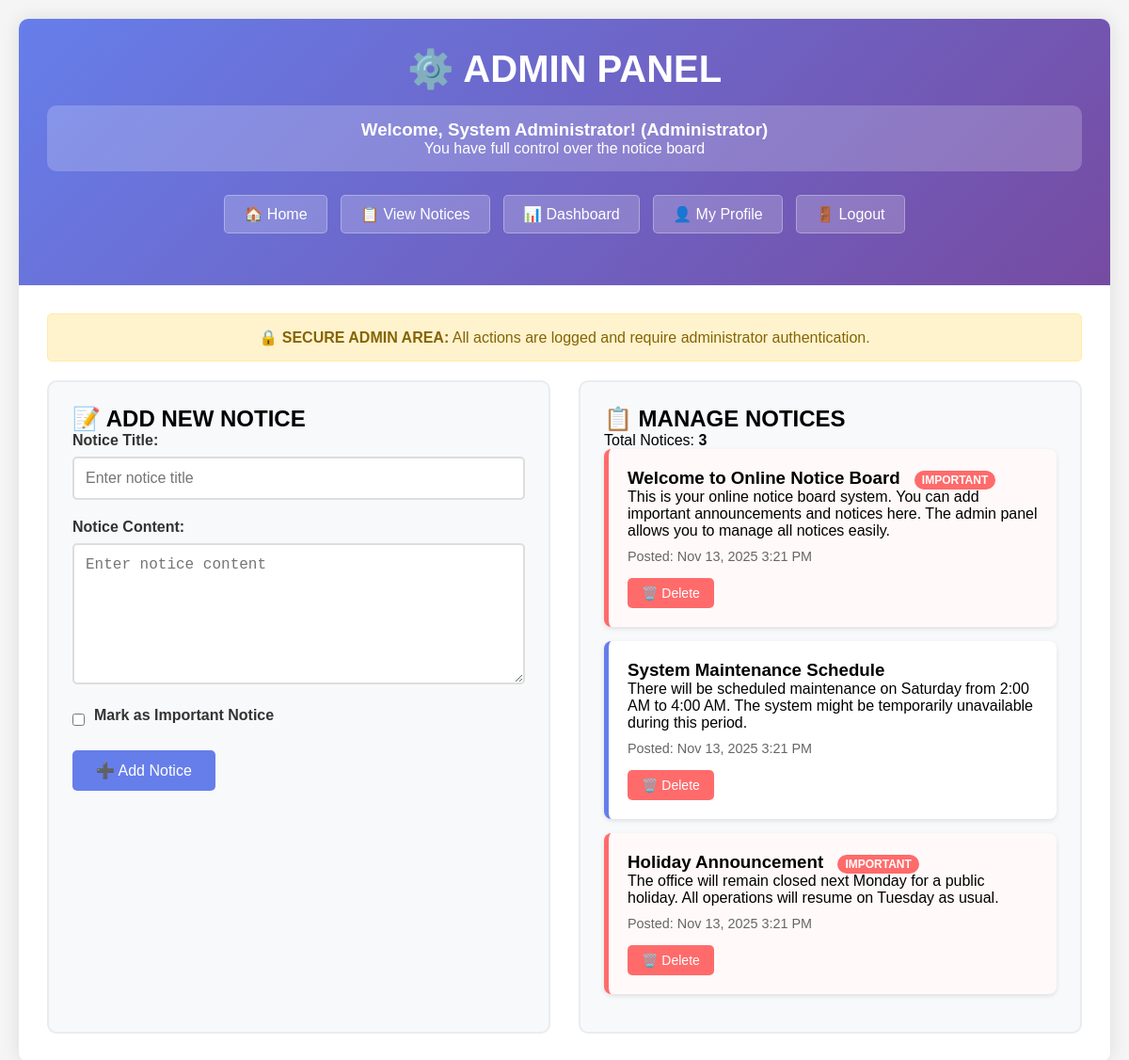
/simple_admin.php (signed in), run on the app's committed database.
### tables this page shows
CREATE TABLE notices (
    id INT AUTO_INCREMENT PRIMARY KEY,
    title VARCHAR(255) NOT NULL,
    content TEXT NOT NULL,
    created_at TIMESTAMP DEFAULT CURRENT_TIMESTAMP,
    is_important BOOLEAN DEFAULT FALSE
);

### simple_admin.php (the view, shortened to what this page needs)
<?php
include 'config.php';
$notices_result = $conn->query("SELECT * FROM notices ORDER BY created_at DESC");
?>
<!DOCTYPE html>
<html lang="en">
<head>
</head>
<body>
    <div class="container">
        <header>
            <h1>⚙️ ADMIN PANEL</h1>
            <div class="admin-info">
                <h3>Welcome, <?php echo $_SESSION['full_name']; ?>! (Administrator)</h3>
                <p>You have full control over the notice board</p>
            </div>
            <div class="nav-buttons">
                <a href="index.php">🏠 Home</a>
                <a href="view_notices.php">📋 View Notices</a>
                <a href="dashboard.php">📊 Dashboard</a>
                <a href="profile.php">👤 My Profile</a>
                <a href="logout.php">🚪 Logout</a>
            </div>
        </header>
        <div class="content">
            <div class="security-notice">
                <strong>🔒 SECURE ADMIN AREA:</strong> All actions are logged and require administrator authentication.
            </div>
            <div class="admin-panel">
                <div class="form-section">
                    <h2>📝 ADD NEW NOTICE</h2>
                    <form method="POST">
                        <div class="form-group">
                            <label for="title">Notice Title:</label>
                            <input type="text" id="title" name="title" placeholder="Enter notice title" required>
                        </div>
                        <div class="form-group">
                            <label for="content">Notice Content:</label>
                            <textarea id="content" name="content" placeholder="Enter notice content" required></textarea>
                        </div>
                        <div class="form-group">
                            <div class="checkbox">
                                <input type="checkbox" id="is_important" name="is_important" value="1">
                                <label for="is_important">Mark as Important Notice</label>
                            </div>
                        </div>
                        <button type="submit" name="add_notice" class="btn">➕ Add Notice</button>
                    </form>
                </div>
                <div class="notices-section">
                    <h2>📋 MANAGE NOTICES</h2>
                    <p>Total Notices: <strong><?php echo $notices_result->num_rows; ?></strong></p>
                    <?php if ($notices_result->num_rows > 0): ?>
                        <?php while($notice = $notices_result->fetch_assoc()): ?>
                            <div class="notice-item <?php echo $notice['is_important'] ? 'important' : ''; ?>">
                                <h3><?php echo htmlspecialchars($notice['title']); ?>
                                    <?php if ($notice['is_important']): ?>
                                        <span class="important-badge">IMPORTANT</span>
                                    <?php endif; ?>
                                </h3>
                                <p><?php echo nl2br(htmlspecialchars($notice['content'])); ?></p>
                                <div style="color: #666; font-size: 0.9em; margin-top: 10px;">
                                    Posted: <?php echo date('M j, Y g:i A', strtotime($notice['created_at'])); ?>
                                </div>
                                <div class="notice-actions">
                                    <a href="?delete=<?php echo $notice['id']; ?>" class="delete-btn"
                                       onclick="return confirm('Are you sure you want to delete this notice?')">
                                       🗑️ Delete
                                    </a>
                                </div>
                            </div>
                        <?php endwhile; ?>
                    <?php else: ?>
                        <p>No notices found. Add your first notice using the form!</p>
                    <?php endif; ?>
                </div>
            </div>
        </div>
    </div>
</body>
</html>

### simple_admin.php (style rules this page uses)
* { margin: 0; padding: 0; box-sizing: border-box; }
body { font-family: Arial, sans-serif; background: #f5f5f5; padding: 20px; }
.container { max-width: 1200px; margin: 0 auto; background: white; border-radius: 10px; box-shadow: 0 0 20px rgba(0,0,0,0.1); overflow: hidden; }
header { background: linear-gradient(135deg, #667eea, #764ba2); color: white; padding: 30px; text-align: center; }
header h1 { font-size: 2.5em; margin-bottom: 10px; }
.admin-info { background: rgba(255,255,255,0.2); padding: 15px; border-radius: 10px; margin: 15px 0; }
.nav-buttons { margin: 20px 0; }
.nav-buttons a { display: inline-block; padding: 10px 20px; margin: 5px; background: rgba(255,255,255,0.2); color: white; text-decoration: none; border-radius: 5px; border: 1px solid rgba(255,255,255,0.3); }
.content { padding: 30px; }
.admin-panel { display: grid; grid-template-columns: 1fr 1fr; gap: 30px; }
.form-section, .notices-section { background: #f8f9fa; padding: 25px; border-radius: 10px; border: 2px solid #e9ecef; }
.form-group { margin-bottom: 20px; }
label { display: block; margin-bottom: 8px; font-weight: bold; color: #333; }
input[type="text"], textarea { width: 100%; padding: 12px; border: 2px solid #ddd; border-radius: 5px; font-size: 16px; }
textarea { height: 150px; resize: vertical; }
.checkbox { display: flex; align-items: center; gap: 10px; }
.btn { background: #667eea; color: white; padding: 12px 25px; border: none; border-radius: 5px; cursor: pointer; font-size: 16px; }
.notice-item { background: white; padding: 20px; margin-bottom: 15px; border-radius: 8px; border-left: 5px solid #667eea; box-shadow: 0 2px 5px rgba(0,0,0,0.1); }
.notice-item.important { border-left-color: #ff6b6b; background: #fff9f9; }
.notice-actions { margin-top: 15px; display: flex; gap: 10px; }
.delete-btn { background: #ff6b6b; color: white; padding: 8px 15px; text-decoration: none; border-radius: 5px; font-size: 14px; }
.important-badge { background: #ff6b6b; color: white; padding: 3px 8px; border-radius: 12px; font-size: 12px; margin-left: 10px; }
.security-notice { background: #fff3cd; border: 1px solid #ffeaa7; color: #856404; padding: 15px; border-radius: 5px; margin-bottom: 20px; text-align: center; }

### data on the page
notices: title "Welcome to Online Notice Board", is_important "IMPORTANT", content "This is your online notice board system. You can add important announcements and notices here. The admin panel allows you to manage all notices easily.", created_at "Nov 13, 2025 3:21 PM"
notices: title "System Maintenance Schedule", content "There will be scheduled maintenance on Saturday from 2:00 AM to 4:00 AM. The system might be temporarily unavailable during this period.", created_at "Nov 13, 2025 3:21 PM"
notices: title "Holiday Announcement", is_important "IMPORTANT", content "The office will remain closed next Monday for a public holiday. All operations will resume on Tuesday as usual.", created_at "Nov 13, 2025 3:21 PM"

### other printed values
$_SESSION['full_name'] "System Administrator"
$notices_result->num_rows "3"
